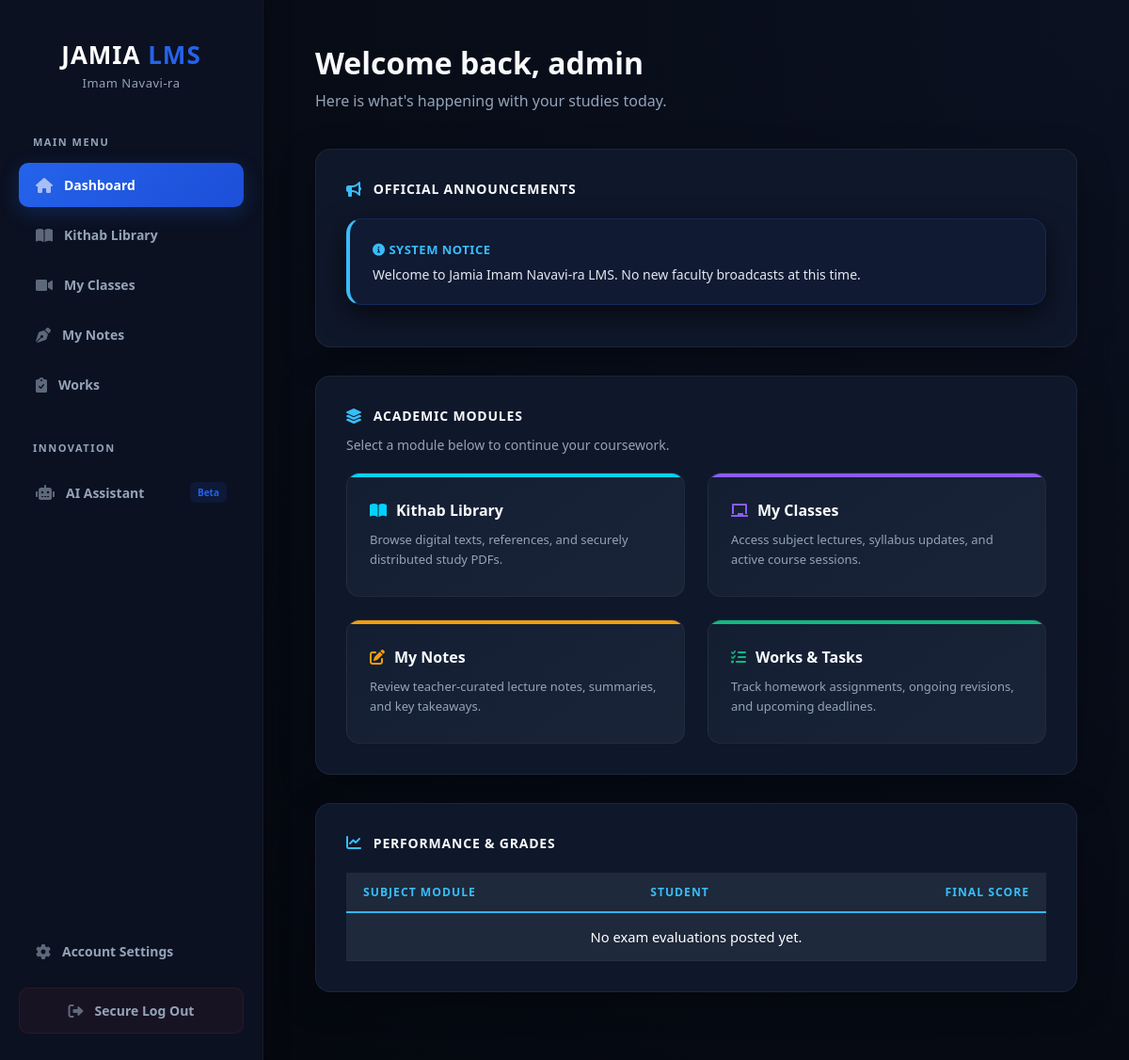
Page /student (signed in) on the earlier database version.
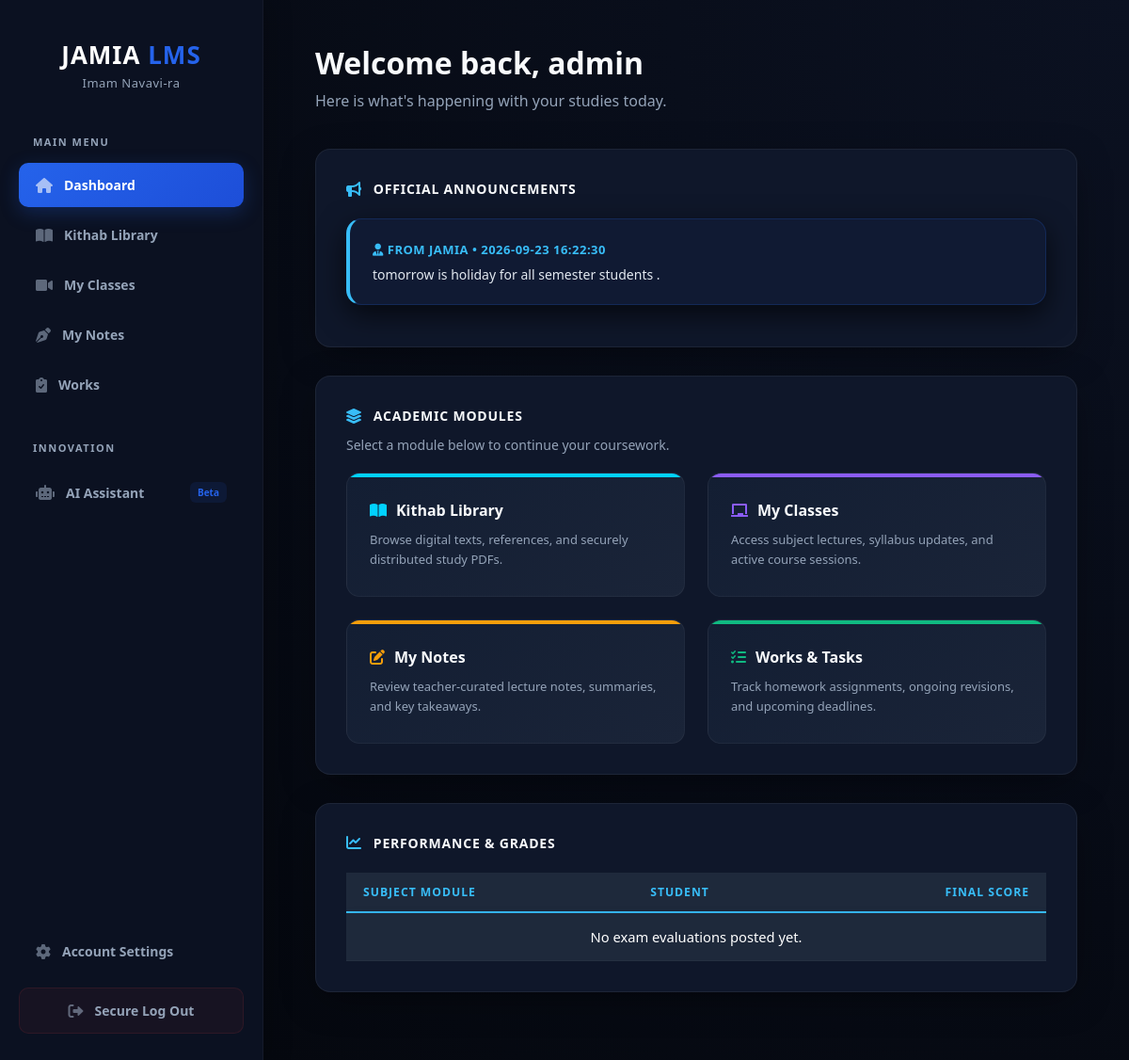
Same page on the later database version.
### tables this page shows
CREATE TABLE announcements (id INTEGER PRIMARY KEY AUTOINCREMENT, author TEXT DEFAULT 'Faculty', message TEXT NOT NULL, created_at TIMESTAMP DEFAULT CURRENT_TIMESTAMP, semester_id INTEGER DEFAULT 0);

### app.py (the view)
@app.route('/student')
def student_dashboard():
    if 'username' not in session: return redirect(url_for('login'))
    conn = get_db()
    student_sem = get_student_sem(conn, session['user_id'])
    announcements = conn.execute('SELECT * FROM announcements ORDER BY id DESC').fetchall()
    works = conn.execute('SELECT w.title, s.status, s.grade FROM works w LEFT JOIN submissions s ON w.id = s.work_id AND s.student_username = ? WHERE w.semester_id = ? OR w.semester_id = 0 ORDER BY w.id DESC LIMIT 5', (session['username'], student_sem)).fetchall()
    conn.close()
    return render_template('student_dashboard.html', announcements=announcements, works=works)

### app.py (called while the page is built)
def get_db():
    conn = sqlite3.connect(DB_PATH)
    conn.row_factory = sqlite3.Row
    return conn

def get_student_sem(conn, user_id):
    user = conn.execute('SELECT semester_id FROM users WHERE id = ?', (user_id,)).fetchone()
    return int(user['semester_id']) if user and user['semester_id'] else 0

### templates/student_dashboard.html (shortened to what this page needs)
<!DOCTYPE html>
<html lang="en">
<head>
    <link rel="stylesheet" href="https://cdnjs.cloudflare.com/ajax/libs/font-awesome/6.0.0/css/all.min.css">
    <link rel="stylesheet" href="{{ url_for('static', filename='style.css') }}?v=14.0">
</head>
<body class="dark-mode">
    <div class="side-nav-menu">
        <div style="text-align: center; margin-bottom: 45px; padding-top: 15px;">
            <h2 style="margin: 0; font-size: 26px; font-weight: 800; letter-spacing: 1px;">JAMIA <span style="color: #2563eb;">LMS</span></h2>
            <small style="font-size: 13px; letter-spacing: 0.5px;">Imam Navavi-ra</small>
        </div>
        <div style="font-size: 11px; font-weight: 800; margin-bottom: 15px; padding-left: 15px; letter-spacing: 1.5px; text-transform: uppercase; color: #94a3b8;">Main Menu</div>
        <a href="{{ url_for('student_dashboard') }}" class="nav-link active"><i class="fas fa-home"></i> Dashboard</a>
        <a href="{{ url_for('student_library') }}" class="nav-link"><i class="fas fa-book-open"></i> Kithab Library</a>
        <a href="{{ url_for('student_classes') }}" class="nav-link"><i class="fas fa-video"></i> My Classes</a>
        <a href="{{ url_for('student_notes') }}" class="nav-link"><i class="fas fa-pen-nib"></i> My Notes</a>
        <a href="{{ url_for('student_works') }}" class="nav-link"><i class="fas fa-clipboard-check"></i> Works</a>
        <div style="font-size: 11px; font-weight: 800; margin: 30px 0 15px 0; padding-left: 15px; letter-spacing: 1.5px; text-transform: uppercase; color: #94a3b8;">Innovation</div>
        <a href="#" class="nav-link"><i class="fas fa-robot"></i> AI Assistant <span style="background: rgba(37, 99, 235, 0.1); color: #2563eb; font-size: 10px; padding: 4px 8px; border-radius: 6px; margin-left: auto;">Beta</span></a>
        <div style="margin-top: auto;">
            <a href="#" class="nav-link"><i class="fas fa-cog"></i> Account Settings</a>
            <a href="{{ url_for('logout') }}" class="nav-link logout-btn"><i class="fas fa-sign-out-alt"></i> Secure Log Out</a>
        </div>
    </div>
    <main class="main-content">
        <div class="top-header">
            <div>
                <h1 style="margin: 0; font-size: 32px; font-weight: 800;">Welcome back, {{ session.username | default('Noufal') }}</h1>
                <p style="margin: 8px 0 0 0; font-size: 16px;">Here is what's happening with your studies today.</p>
            </div>
        </div>
        <div class="dash-wrapper">
            <div class="section-header"><i class="fas fa-bullhorn"></i> Official Announcements</div>
            {% if announcements %}
                {% for ann in announcements %}
                <div class="notice-box">
                    <strong style="text-transform: uppercase;"><i class="fas fa-user-tie"></i> From {{ ann[1] }} &bull; {{ ann[3] }}</strong>
                    <p>{{ ann[2] }}</p>
                </div>
                {% endfor %}
            {% else %}
                <div class="notice-box">
                    <strong style="text-transform: uppercase;"><i class="fas fa-info-circle"></i> System Notice</strong>
                    <p>Welcome to Jamia Imam Navavi-ra LMS. No new faculty broadcasts at this time.</p>
                </div>
            {% endif %}
        </div>
        <div class="dash-wrapper">
            <div class="section-header"><i class="fas fa-layer-group"></i> Academic Modules</div>
            <p style="font-size: 14px; margin-top: -10px; color: #64748b;">Select a module below to continue your coursework.</p>
            <div class="modules-grid">
                <a href="{{ url_for('student_library') }}" class="mod-item mod-library">
                    <h4><i class="fas fa-book-open" style="color: #00d2ff;"></i> Kithab Library</h4>
                    <p>Browse digital texts, references, and securely distributed study PDFs.</p>
                </a>
                <a href="{{ url_for('student_classes') }}" class="mod-item mod-classes">
                    <h4><i class="fas fa-chalkboard" style="color: #8b5cf6;"></i> My Classes</h4>
                    <p>Access subject lectures, syllabus updates, and active course sessions.</p>
                </a>
                <a href="{{ url_for('student_notes') }}" class="mod-item mod-notes">
                    <h4><i class="fas fa-edit" style="color: #f59e0b;"></i> My Notes</h4>
                    <p>Review teacher-curated lecture notes, summaries, and key takeaways.</p>
                </a>
                <a href="{{ url_for('student_works') }}" class="mod-item mod-works">
                    <h4><i class="fas fa-tasks" style="color: #10b981;"></i> Works & Tasks</h4>
                    <p>Track homework assignments, ongoing revisions, and upcoming deadlines.</p>
                </a>
            </div>
        </div>
        <div class="dash-wrapper">
            <div class="section-header"><i class="fas fa-chart-line"></i> Performance & Grades</div>
            <div style="overflow-x: auto; margin-top: 10px;">
                <table>
                    <thead>
                        <tr>
                            <th>Subject Module</th>
                            <th>Student</th>
                            <th style="text-align: right;">Final Score</th>
                        </tr>
                    </thead>
                    <tbody>
                        {% if grades %}
                            {% for g in grades %}
                            <tr>
                                <td><strong>{{ g[2] }}</strong></td>
                                <td><span>{{ g[1] }}</span></td>
                                <td style="text-align: right;">
                                    <strong style="font-size: 16px;">{{ g[3] }}%</strong>
                                    <span class="status-badge">Recorded</span>
                                </td>
                            </tr>
                            {% endfor %}
                        {% else %}
                            <tr>
                                <td colspan="3" style="text-align: center; color: #94a3b8; padding: 20px;">No exam evaluations posted yet.</td>
                            </tr>
                        {% endif %}
                    </tbody>
                </table>
            </div>
        </div>
    </main>
</body>
</html>

### static/style.css (style rules this page uses)
* { box-sizing: border-box; transition: background-color 0.2s ease, border-color 0.2s ease, color 0.2s ease, transform 0.15s ease, box-shadow 0.2s ease; }
body { margin: 0; font-family: 'Segoe UI', -apple-system, BlinkMacSystemFont, Roboto, sans-serif; background: #fdfbf5 !important; color: #0f172a !important; min-height: 100vh; }
html.dark-mode, body.dark-mode, body.dark-mode main, body.dark-mode .main-content, body.dark-mode .dashboard-container { background: #0b0f17 !important; background-color: #0b0f17 !important; }
body.dark-mode .card, body.dark-mode [class*="card"], body.dark-mode [class*="desk"], body.dark-mode [class*="panel"], body.dark-mode [class*="box"], body.dark-mode [class*="container"], body.dark-mode .auth-card { background: #0f172a !important; background-color: #0f172a !important; border: 1.5px solid #C4B59D !important; border-radius: 16px !important; box-shadow: 0 10px 30px rgba(0, 0, 0, 0.65) !important; }
body.dark-mode table, body.dark-mode thead, body.dark-mode tbody { background: transparent !important; background-color: transparent !important; }
body.dark-mode tbody tr, body.dark-mode tr[style*="background"], body.dark-mode tr[style*="white"], body.dark-mode tr[style*="#fff"], body.dark-mode div[style*="background: white"]:not(.card), body.dark-mode div[style*="background-color: white"]:not(.card), body.dark-mode div[style*="background: #fff"]:not(.card), body.dark-mode div[style*="background:#fff"]:not(.card), body.dark-mode div[style*="background: #ffffff"]:not(.card), body.dark-mode div[style*="background:#ffffff"]:not(.card), body.dark-mode div[style*="rgb(255"]:not(.card) { background: #1e293b !important; background-color: #1e293b !important; border: 1px solid #334155 !important; border-radius: 10px !important; box-shadow: 0 4px 12px rgba(0, 0, 0, 0.3) !important; }
body.dark-mode td, body.dark-mode td[style*="background"] { background: transparent !important; background-color: transparent !important; padding: 14px 18px !important; border: none !important; }
body.dark-mode tbody tr *, body.dark-mode tr[style*="background"] *, body.dark-mode td, body.dark-mode td *, body.dark-mode .message-text, body.dark-mode .announcement-text { color: #ffffff !important; text-shadow: none !important; font-size: 0.92rem !important; line-height: 1.5 !important; }
body.dark-mode table thead th, body.dark-mode table tr:first-child th, body.dark-mode th { background: #1e293b !important; background-color: #1e293b !important; border: none !important; border-bottom: 2px solid #38bdf8 !important; padding: 12px 18px !important; font-size: 0.76rem !important; font-weight: 700 !important; letter-spacing: 1px !important; text-transform: uppercase !important; color: #38bdf8 !important; }
body.dark-mode h1, body.dark-mode h2, body.dark-mode h3, body.dark-mode strong, body.dark-mode [style*="font-size: 2"], body.dark-mode [style*="font-size: 1.8"] { color: #ffffff !important; }

Differences in the rows shown:
added announcements: author "JAMIA", created_at "2026-09-23 16:22:30", message "tomorrow is holiday for all semester students ."
Other differences:
text no longer shown: "SYSTEM NOTICE Welcome to Jamia Imam Navavi-ra LMS. No new faculty broadcasts at this time."
